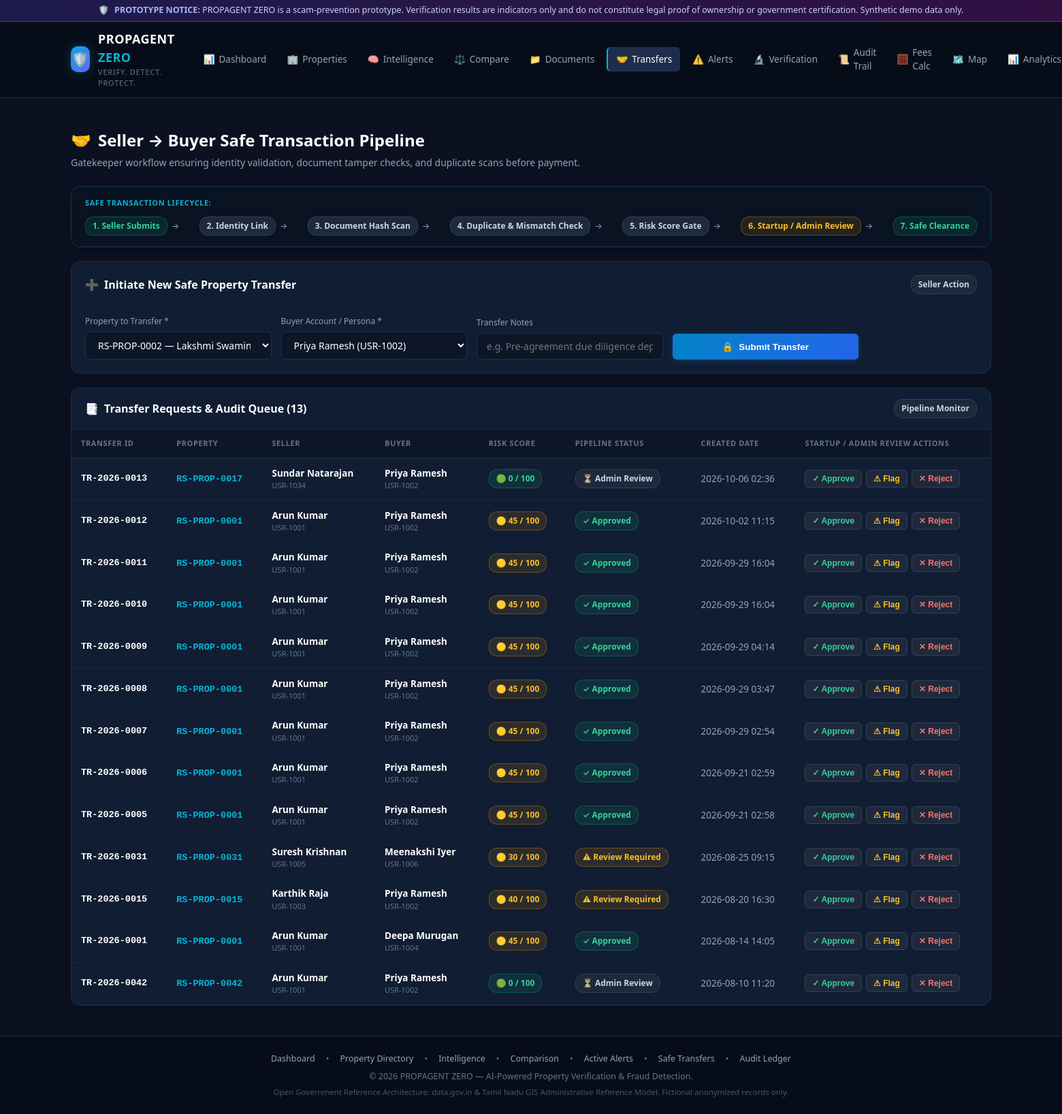
The app's page /transfers?property_id=RS-PROP-0002 (signed in) with its own data.
### tables this page shows
CREATE TABLE transfers (
        id INTEGER PRIMARY KEY AUTOINCREMENT,
        transfer_id TEXT UNIQUE NOT NULL,
        property_id TEXT NOT NULL,
        seller_id TEXT NOT NULL,
        buyer_id TEXT NOT NULL,
        status TEXT NOT NULL DEFAULT 'Submitted',
        created_at TEXT NOT NULL DEFAULT CURRENT_TIMESTAMP,
        updated_at TEXT NOT NULL DEFAULT CURRENT_TIMESTAMP,
        notes TEXT,
        FOREIGN KEY (property_id) REFERENCES properties (property_id) ON DELETE CASCADE
    );

CREATE TABLE users (
        id INTEGER PRIMARY KEY AUTOINCREMENT,
        verified_user_id TEXT UNIQUE NOT NULL,
        name TEXT NOT NULL,
        role TEXT NOT NULL DEFAULT 'seller',
        verification_status TEXT NOT NULL DEFAULT 'Verified',
        password_hash TEXT NOT NULL DEFAULT 'demo_hash',
        email TEXT,
        created_at TEXT NOT NULL DEFAULT CURRENT_TIMESTAMP
    );

CREATE TABLE properties (
        id INTEGER PRIMARY KEY AUTOINCREMENT,
        property_id TEXT UNIQUE NOT NULL,
        owner_id TEXT NOT NULL,
        owner_name TEXT NOT NULL,
        survey_number TEXT NOT NULL,
        land_area REAL NOT NULL,
        area_unit TEXT NOT NULL DEFAULT 'sq.ft',
        property_type TEXT NOT NULL,
        district TEXT NOT NULL,
        taluk TEXT NOT NULL,
        village TEXT NOT NULL,
        location TEXT NOT NULL,
        registration_date TEXT NOT NULL,
        ownership_status TEXT NOT NULL DEFAULT 'Active',
        verification_status TEXT NOT NULL DEFAULT 'Pending',
        risk_score INTEGER NOT NULL DEFAULT 0,
        risk_level TEXT NOT NULL DEFAULT 'Low Risk',
        previous_owner TEXT,
        transfer_date TEXT,
        created_at TEXT NOT NULL DEFAULT CURRENT_TIMESTAMP
    , latitude REAL DEFAULT 13.0827, longitude REAL DEFAULT 80.2707, address TEXT DEFAULT "", land_purpose TEXT DEFAULT "Residential", declared_purpose TEXT DEFAULT "Residential", location_status TEXT DEFAULT "Consistent", purpose_status TEXT DEFAULT "Consistent", boundary_coordinates TEXT DEFAULT "", utility_dues TEXT DEFAULT "");

### app.py (the view)
@app.route('/transfers')
@login_required
def transfers():
    conn = get_db_connection()
    cursor = conn.cursor()
    cursor.execute("""
        SELECT t.*, p.risk_score, p.risk_level, p.verification_status as prop_verif,
               u1.name as seller_name, u2.name as buyer_name
        FROM transfers t
        LEFT JOIN properties p ON t.property_id = p.property_id
        LEFT JOIN users u1 ON t.seller_id = u1.verified_user_id
        LEFT JOIN users u2 ON t.buyer_id = u2.verified_user_id
        ORDER BY t.id DESC
    """)
    transfer_list = [dict(r) for r in cursor.fetchall()]
    cursor.execute("SELECT property_id, owner_name, risk_score FROM properties ORDER BY property_id ASC")
    props = [dict(r) for r in cursor.fetchall()]
    cursor.execute("SELECT * FROM users WHERE role = 'buyer'")
    buyers = [dict(r) for r in cursor.fetchall()]
    conn.close()
    return render_template(
        'transfers.html',
        transfers=transfer_list,
        properties=props,
        buyers=buyers,
        selected_property_id=request.args.get('property_id')
    )

### templates/transfers.html (shortened to what this page needs)
{% extends "base.html" %}
{% block content %}
<div class="page-header">
  <div class="page-title">
    <h2><span>🤝</span> Seller &rarr; Buyer Safe Transaction Pipeline</h2>
    <p>Gatekeeper workflow ensuring identity validation, document tamper checks, and duplicate scans before payment.</p>
  </div>
</div>
<div class="card" style="background: #091322; border-color: #1e3355; padding: 16px 20px;">
  <div style="font-size: 11px; text-transform: uppercase; color: var(--accent-cyan); font-weight: 700; letter-spacing: 0.6px; margin-bottom: 12px;">
    SAFE TRANSACTION LIFECYCLE:
  </div>
  <div style="display: flex; align-items: center; justify-content: space-between; flex-wrap: wrap; gap: 10px; font-size: 12px; color: var(--text-secondary);">
    <div style="display: flex; align-items: center; gap: 6px;">
      <span class="badge badge-verified">1. Seller Submits</span>
      <span>&rarr;</span>
    </div>
    <div style="display: flex; align-items: center; gap: 6px;">
      <span class="badge badge-neutral">2. Identity Link</span>
      <span>&rarr;</span>
    </div>
    <div style="display: flex; align-items: center; gap: 6px;">
      <span class="badge badge-neutral">3. Document Hash Scan</span>
      <span>&rarr;</span>
    </div>
    <div style="display: flex; align-items: center; gap: 6px;">
      <span class="badge badge-neutral">4. Duplicate & Mismatch Check</span>
      <span>&rarr;</span>
    </div>
    <div style="display: flex; align-items: center; gap: 6px;">
      <span class="badge badge-neutral">5. Risk Score Gate</span>
      <span>&rarr;</span>
    </div>
    <div style="display: flex; align-items: center; gap: 6px;">
      <span class="badge badge-review-required">6. Startup / Admin Review</span>
      <span>&rarr;</span>
    </div>
    <div>
      <span class="badge badge-verified">7. Safe Clearance</span>
    </div>
  </div>
</div>
<div class="card">
  <div class="card-header">
    <h3><span>➕</span> Initiate New Safe Property Transfer</h3>
    <span class="badge badge-neutral">Seller Action</span>
  </div>
  {% if session.get('user_role') in ('seller', 'admin') %}
  <form method="POST" action="{{ url_for('initiate_transfer') }}" style="display: grid; grid-template-columns: repeat(auto-fit, minmax(220px, 1fr)) 160px; gap: 14px; align-items: flex-end;">
    <div>
      <label style="font-size: 12px; color: var(--text-secondary); display: block; margin-bottom: 6px;">
        Property to Transfer *
      </label>
      <select name="property_id" class="form-control" required>
        {% for p in properties %}
          <option value="{{ p.property_id }}" {% if selected_property_id == p.property_id %}selected{% endif %}>
            {{ p.property_id }} — {{ p.owner_name }} (Risk: {{ p.risk_score }})
          </option>
        {% endfor %}
      </select>
    </div>
    <div>
      <label style="font-size: 12px; color: var(--text-secondary); display: block; margin-bottom: 6px;">
        Buyer Account / Persona *
      </label>
      <select name="buyer_id" class="form-control" required>
        {% for u in buyers %}
          <option value="{{ u.verified_user_id }}">{{ u.name }} ({{ u.verified_user_id }})</option>
        {% endfor %}
      </select>
    </div>
    <div>
      <label style="font-size: 12px; color: var(--text-secondary); display: block; margin-bottom: 6px;">
        Transfer Notes
      </label>
      <input type="text" name="notes" class="form-control" placeholder="e.g. Pre-agreement due diligence deposit">
    </div>
    <button type="submit" class="btn btn-primary" style="height: 38px;">
      <span>🔒</span> Submit Transfer
    </button>
  </form>
  {% else %}
  <p style="color: var(--text-muted); padding: 12px 0; font-size: 13px;">🔒 Buyers cannot initiate transfers. Contact the seller.</p>
  {% endif %}
</div>
<div class="card" style="padding: 0; overflow: hidden;">
  <div class="card-header" style="padding: 16px 20px; margin: 0;">
    <h3><span>📑</span> Transfer Requests & Audit Queue ({{ transfers|length }})</h3>
    <span class="badge badge-neutral">Pipeline Monitor</span>
  </div>
  <div class="table-responsive">
    <table class="data-table">
      <thead>
        <tr>
          <th>Transfer ID</th>
          <th>Property</th>
          <th>Seller</th>
          <th>Buyer</th>
          <th>Risk Score</th>
          <th>Pipeline Status</th>
          <th>Created Date</th>
          <th>Startup / Admin Review Actions</th>
        </tr>
      </thead>
      <tbody>
        {% for tr in transfers %}
          <tr>
            <td class="mono-id"><strong>{{ tr.transfer_id }}</strong></td>
            <td>
              <a href="{{ url_for('property_passport', property_id=tr.property_id) }}" class="mono-id" style="text-decoration: none;">
                {{ tr.property_id }}
              </a>
            </td>
            <td>
              <strong>{{ tr.seller_name or tr.seller_id }}</strong>
              <div style="font-size: 11px; color: var(--text-muted);">{{ tr.seller_id }}</div>
            </td>
            <td>
              <strong>{{ tr.buyer_name or tr.buyer_id }}</strong>
              <div style="font-size: 11px; color: var(--text-muted);">{{ tr.buyer_id }}</div>
            </td>
            <td>
              {% if tr.risk_score >= 60 %}
                <span class="badge badge-high-risk">🔴 {{ tr.risk_score }} / 100</span>
              {% elif tr.risk_score >= 30 %}
                <span class="badge badge-review-required">🟡 {{ tr.risk_score }} / 100</span>
              {% else %}
                <span class="badge badge-low-risk">🟢 {{ tr.risk_score }} / 100</span>
              {% endif %}
            </td>
            <td>
              {% if tr.status == 'Approved' %}
                <span class="badge badge-verified">✓ Approved</span>
              {% elif tr.status == 'Review Required' %}
                <span class="badge badge-review-required">⚠ Review Required</span>
              {% elif tr.status == 'Rejected' %}
                <span class="badge badge-high-risk">❌ Rejected</span>
              {% else %}
                <span class="badge badge-neutral">⏳ {{ tr.status }}</span>
              {% endif %}
            </td>
            <td>{{ tr.created_at[:16] }}</td>
            <td>
              {% if session.get('user_role') == 'admin' %}
              <div style="display: flex; gap: 6px;">
                <form method="POST" action="{{ url_for('update_transfer_status', transfer_id=tr.transfer_id, new_status='Approved') }}" style="display: inline;">
                  <button type="submit" class="btn btn-secondary btn-sm" style="color: #34d399;" title="Approve Transfer">
                    ✓ Approve
                  </button>
                </form>
                <form method="POST" action="{{ url_for('update_transfer_status', transfer_id=tr.transfer_id, new_status='Review Required') }}" style="display: inline;">
                  <button type="submit" class="btn btn-secondary btn-sm" style="color: #fbbf24;" title="Flag for In-depth Diligence">
                    ⚠ Flag
                  </button>
                </form>
                <form method="POST" action="{{ url_for('update_transfer_status', transfer_id=tr.transfer_id, new_status='Rejected') }}" style="display: inline;">
                  <button type="submit" class="btn btn-secondary btn-sm" style="color: #f87171;" title="Reject Transfer">
                    ✕ Reject
                  </button>
                </form>
              </div>
              {% else %}
              <span style="color: var(--text-muted); font-size: 12px;">—</span>
              {% endif %}
            </td>
          </tr>
        {% else %}
          <tr>
            <td colspan="8" style="text-align: center; padding: 32px; color: var(--text-muted);">
              No property transfers currently in pipeline.
            </td>
          </tr>
        {% endfor %}
      </tbody>
    </table>
  </div>
</div>
{% endblock %}

### records on screen
transfers: transfer_id "TR-2026-0013", property_id "RS-PROP-0017", name "Sundar Natarajan", seller_id "USR-1034", name "Priya Ramesh", buyer_id "USR-1002", risk_score "0", status "Admin Review", created_at "2026-10-06 02:36"
transfers: transfer_id "TR-2026-0012", property_id "RS-PROP-0001", name "Arun Kumar", seller_id "USR-1001", name "Priya Ramesh", buyer_id "USR-1002", risk_score "45", status "✓ Approved", created_at "2026-10-02 11:15"
transfers: transfer_id "TR-2026-0011", property_id "RS-PROP-0001", name "Arun Kumar", seller_id "USR-1001", name "Priya Ramesh", buyer_id "USR-1002", risk_score "45", status "✓ Approved", created_at "2026-09-29 16:04"
transfers: transfer_id "TR-2026-0010", property_id "RS-PROP-0001", name "Arun Kumar", seller_id "USR-1001", name "Priya Ramesh", buyer_id "USR-1002", risk_score "45", status "✓ Approved", created_at "2026-09-29 16:04"
transfers: transfer_id "TR-2026-0009", property_id "RS-PROP-0001", name "Arun Kumar", seller_id "USR-1001", name "Priya Ramesh", buyer_id "USR-1002", risk_score "45", status "✓ Approved", created_at "2026-09-29 04:14"
transfers: transfer_id "TR-2026-0008", property_id "RS-PROP-0001", name "Arun Kumar", seller_id "USR-1001", name "Priya Ramesh", buyer_id "USR-1002", risk_score "45", status "✓ Approved", created_at "2026-09-29 03:47"
transfers: transfer_id "TR-2026-0007", property_id "RS-PROP-0001", name "Arun Kumar", seller_id "USR-1001", name "Priya Ramesh", buyer_id "USR-1002", risk_score "45", status "✓ Approved", created_at "2026-09-29 02:54"
transfers: transfer_id "TR-2026-0006", property_id "RS-PROP-0001", name "Arun Kumar", seller_id "USR-1001", name "Priya Ramesh", buyer_id "USR-1002", risk_score "45", status "✓ Approved", created_at "2026-09-21 02:59"

### other values on screen
{{ transfers|length }} "13"
form field property_id "RS-PROP-0002 — Lakshmi Swaminathan (Risk: 0)"
form field buyer_id "Priya Ramesh (USR-1002)"
